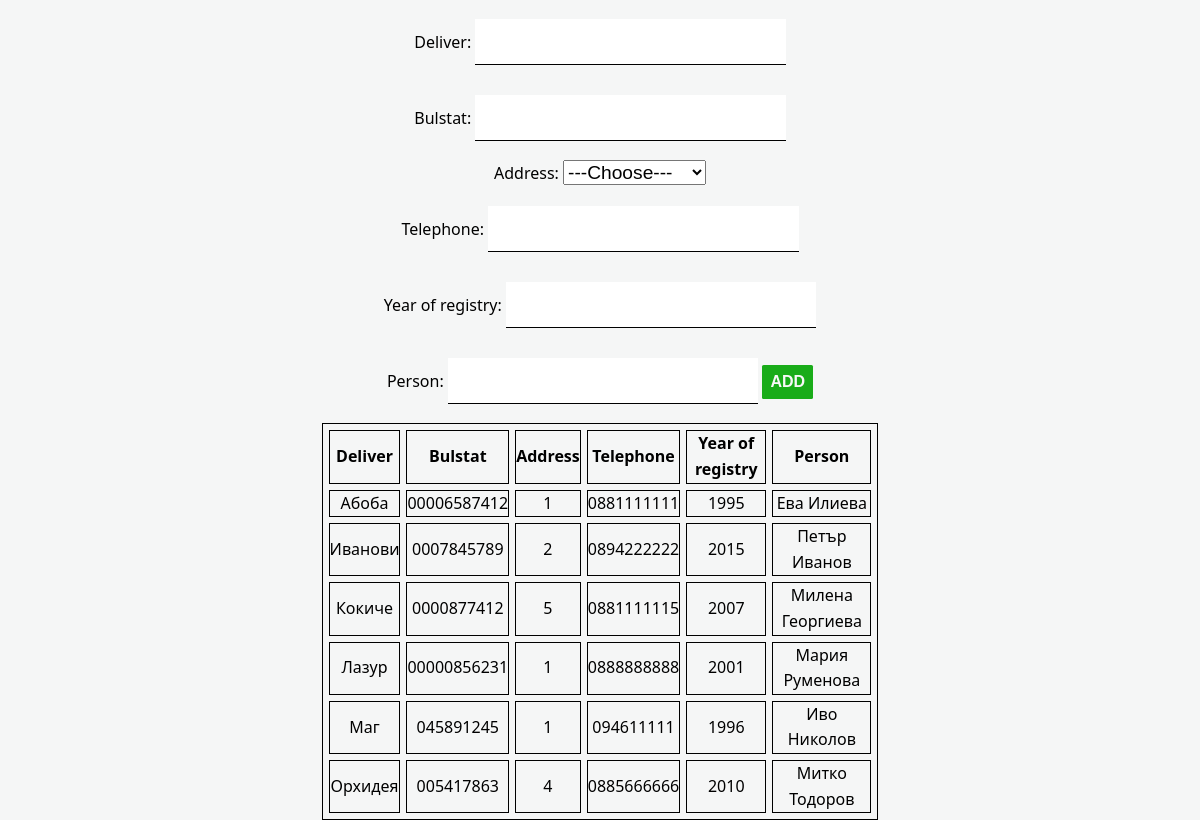
Screenshot of /input/input_provider.php with the database file from the repository.
### tables this page shows
CREATE TABLE `provider` (
  `id` int(6) UNSIGNED NOT NULL,
  `deliver` varchar(30) NOT NULL,
  `bulsat` varchar(11) NOT NULL,
  `address` int(6) UNSIGNED DEFAULT NULL,
  `telephone` varchar(10) NOT NULL,
  `year` year(4) NOT NULL,
  `person` varchar(30) NOT NULL
);

### base/functions.php (called while the page is built, shortened)
<?php
function getProviders(mysqli $dbConn){
    try{
    $record = [];
    $sql = "SELECT * FROM `provider`";
    $query = $dbConn->query($sql);
    if($query !== false){
    $rows = $query->num_rows;
    } else {
        die('<div class="error-msg"><div class="msg-title">Error</div><div class="msg-body">The selected table doesn\'t exist.</div>');
    }
    if($rows !== false && $rows > 0){
        while($response = $query->fetch_object()){
            $record[] = $response;
        }
        return $record;
    }
    }catch(\mysqli_sql_exception $e){
        die('<div class="error-msg"><div class="msg-title">Error</div><div class="msg-body">The selected table doesn\'t exist.</div>');
    }
}

### input/input_provider.php (the view, shortened to what this page needs)
<?php
require_once "../data/config.php";
require_once "../base/functions.php";
require_once "../views/partials/header.php";
?>
    <form action="input_provider.php" method="post">
    <div class="form-input">Deliver: <input type="text" name="dlvr"></div>
    <div class="form-input">Bulstat: <input type="text" name="blst"></div>
    <div class="form-input">Address:
    <select name="addr">
    <option disabled selected>---Choose---</option>
    </select>
    </div>
    <div class="form-input">Telephone: <input type="text" name="phone"></div>
    <div class="form-input">Year of registry: <input type="text" name="yr"></div>
    <div class="form-input">Person: <input type="text" name="person">
    <input type="submit" name="submit" value="Add" /></div>
    </form>
    <table cellspacing="6">
    <tr>
        <th>Deliver</th>
        <th>Bulstat</th>
        <th>Address</th>
        <th>Telephone</th>
        <th>Year of registry</th>
        <th>Person</th>
        </tr>
        <?php
            $getProvider = getProviders($dbConn);
            if($getProvider !== null && count($getProvider) > 0):
            foreach ($getProvider as $provider):
            ?>
            <tr>
                <td><?php echo $provider->deliver; ?></td>
                <td><?php echo $provider->bulsat; ?></td>
                <td><?php echo $provider->address; ?></td>
                <td><?php echo $provider->telephone; ?></td>
                <td><?php echo $provider->year; ?></td>
                <td><?php echo $provider->person; ?></td>
            </tr>
            <?php endforeach;
                else:
            ?>
            <tr>
            <td colspan="6">No records found</td>
            </tr>
        <?php endif; ?>
    </table>
    </div>
</body>
</html>

### views/partials/header.php (shortened to what this page needs)
<!DOCTYPE html>
<html lang="en">
<head>
    <link rel="stylesheet" href="/townprovider/src/css/style.css">
</head>
<body>
<div class="container">

### src/css/style.css (style rules this page uses)
*, *::before, *::after { box-sizing: border-box; margin: 0; padding: 0; }
:root { --primary-clr: rgb(248, 248, 248); --info-clr: rgb(83, 151, 206); --danger-bg: rgb(202, 19, 19); --warning-clr: rgb(243, 213, 130); --success-clr: rgb(25, 172, 25); --success-bg: rgb(25, 172, 25); }
body { background: #f5f6f6; font-family: Calibri, Candara, Segoe, Segoe UI, Optima, Arial, sans-serif; line-height: 1.6; }
.container { max-width: 70rem; width: 100%; padding: 0 0.2em; margin: 0 auto; }
input { margin: 0.5em 0; }
table { width: 50%; }
table, th, td { text-align: center; margin: 0 auto; border: 1px solid black; }
form > * { margin: 0.5em auto; }
form, input { display: inline-block; }
form { width: 100%; text-align: center; }
input, button { border: 0; outline: 0; }
input[type="text"] { border-bottom: 1px solid black; line-height: 2; font-size: 1.4rem; padding: 0 0.5em; }
input[type="Submit"] { font-size: 1rem; font-weight: bold; text-transform: uppercase; cursor: pointer; padding: 0.5em; color: var(--primary-clr); background: var(--success-bg); border-radius: 0.1em; }
select { font-size: 1.2rem; }

### rows the page displays
provider: deliver "Абоба", bulsat "00006587412", address "1", telephone "0881111111", year "1995", person "Ева Илиева"
provider: deliver "Иванови", bulsat "0007845789", address "2", telephone "0894222222", year "2015", person "Петър Иванов"
provider: deliver "Кокиче", bulsat "0000877412", address "5", telephone "0881111115", year "2007", person "Милена Георгиева"
provider: deliver "Лазур", bulsat "00000856231", address "1", telephone "0888888888", year "2001", person "Мария Руменова"
provider: deliver "Маг", bulsat "045891245", address "1", telephone "094611111", year "1996", person "Иво Николов"
provider: deliver "Орхидея", bulsat "005417863", address "4", telephone "0885666666", year "2010", person "Митко Тодоров"
